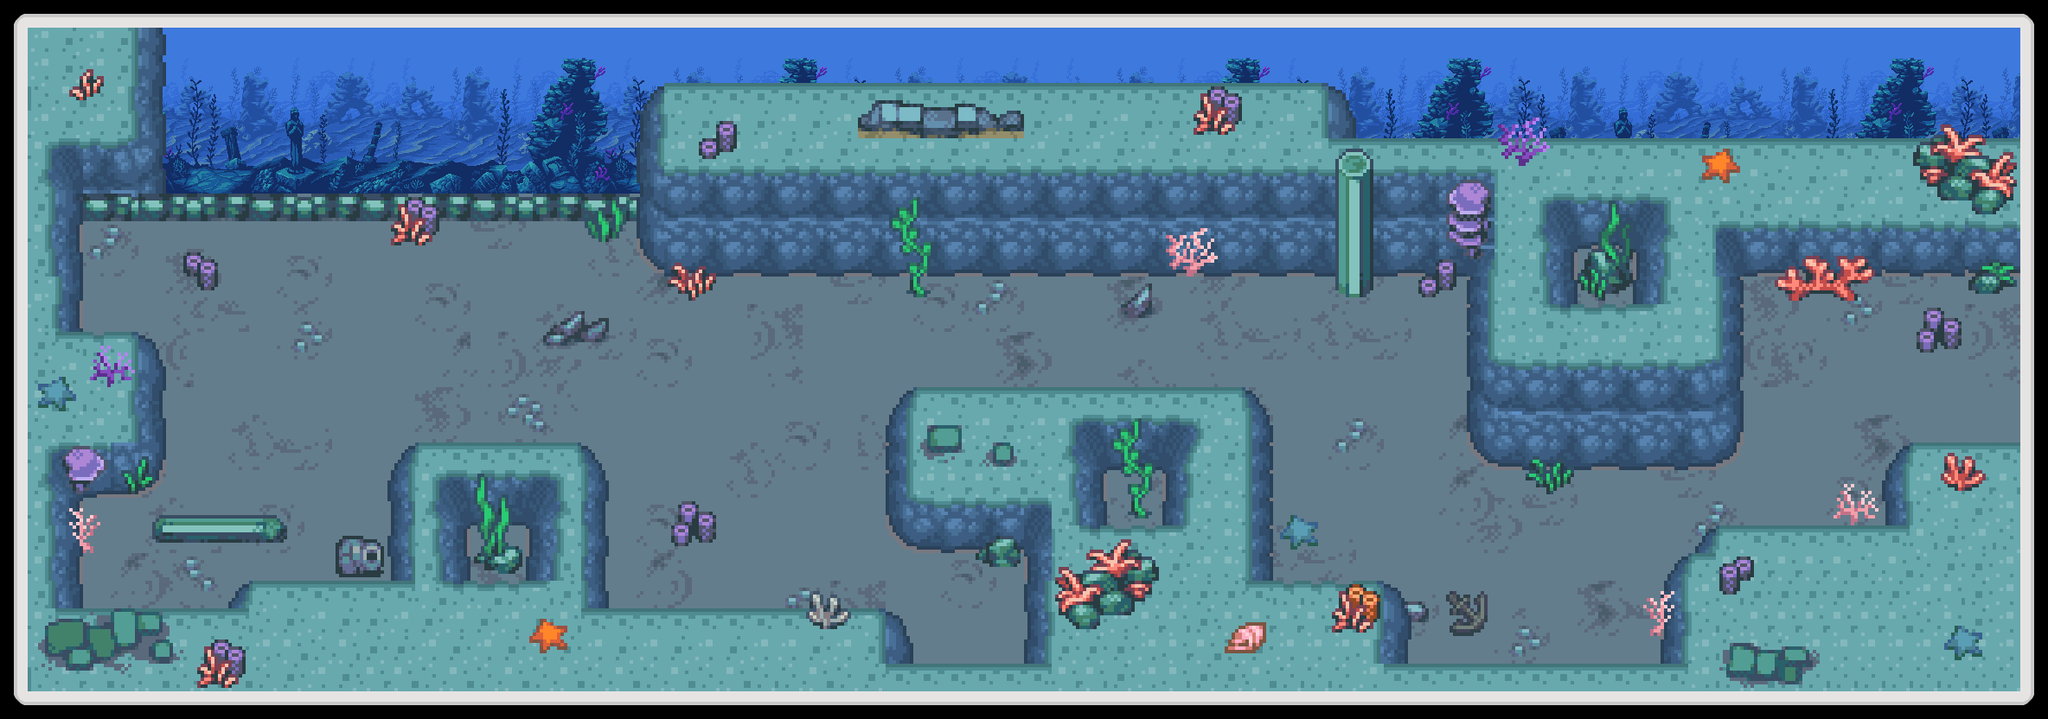

A 2D game scene composited from a Tiled map and its tileset images. What follows is a short description and the map's XML, with each tile layer's data collapsed to a summary:
An orthogonal 74x26 tile map with 32x32 px tiles, 8 tile layers (фон, стена позади, песок и его границы, декор на дне, ...), 5 tilesets.

<map version="1.10" tiledversion="1.12.2" orientation="orthogonal" renderorder="right-down" width="74" height="26" tilewidth="32" tileheight="32" infinite="0" nextlayerid="12" nextobjectid="1">
 <tileset firstgid="1" source="../../tilesets/floorswalls_LRK.tsx" />
 <tileset firstgid="897" source="../../tilesets/tf_atlantis_tiles-4x.tsx" />
 <tileset firstgid="5657" source="../../tilesets/underwater-fantasy-preview.tsx" />
 <tileset firstgid="5801" source="../../tilesets/flurmimons_tileset___caves_by_flurmimon_dafqtdm-4x.tsx" />
 <tileset firstgid="12601" source="../../tilesets/Corals-4x.tsx" />
 <layer id="2" name="фон" width="74" height="26">
  <data>[1924 cells, 1728 non-empty, 152 distinct tile ids]</data>
 </layer>
 <layer id="6" name="стена позади" width="74" height="26">
  <data>[1924 cells, 51 non-empty, 40 distinct tile ids]</data>
 </layer>
 <layer id="4" name="песок и его границы" width="74" height="26">
  <data>[1924 cells, 1278 non-empty, 70 distinct tile ids]</data>
 </layer>
 <layer id="9" name="декор на дне" width="74" height="26">
  <data>[1924 cells, 34 non-empty, 30 distinct tile ids]</data>
 </layer>
 <layer id="8" name="стены" width="74" height="26">
  <data>[1924 cells, 837 non-empty, 115 distinct tile ids]</data>
 </layer>
 <layer id="11" name="декор на дне поверх стен" width="74" height="26">
  <data>[1924 cells, 60 non-empty, 52 distinct tile ids]</data>
 </layer>
 <layer id="10" name="декор на стенах" width="74" height="26">
  <data>[1924 cells, 204 non-empty, 168 distinct tile ids]</data>
 </layer>
 <layer id="1" name="рамки" width="74" height="26">
  <data>[1924 cells, 196 non-empty, 11 distinct tile ids]</data>
 </layer>
</map>
